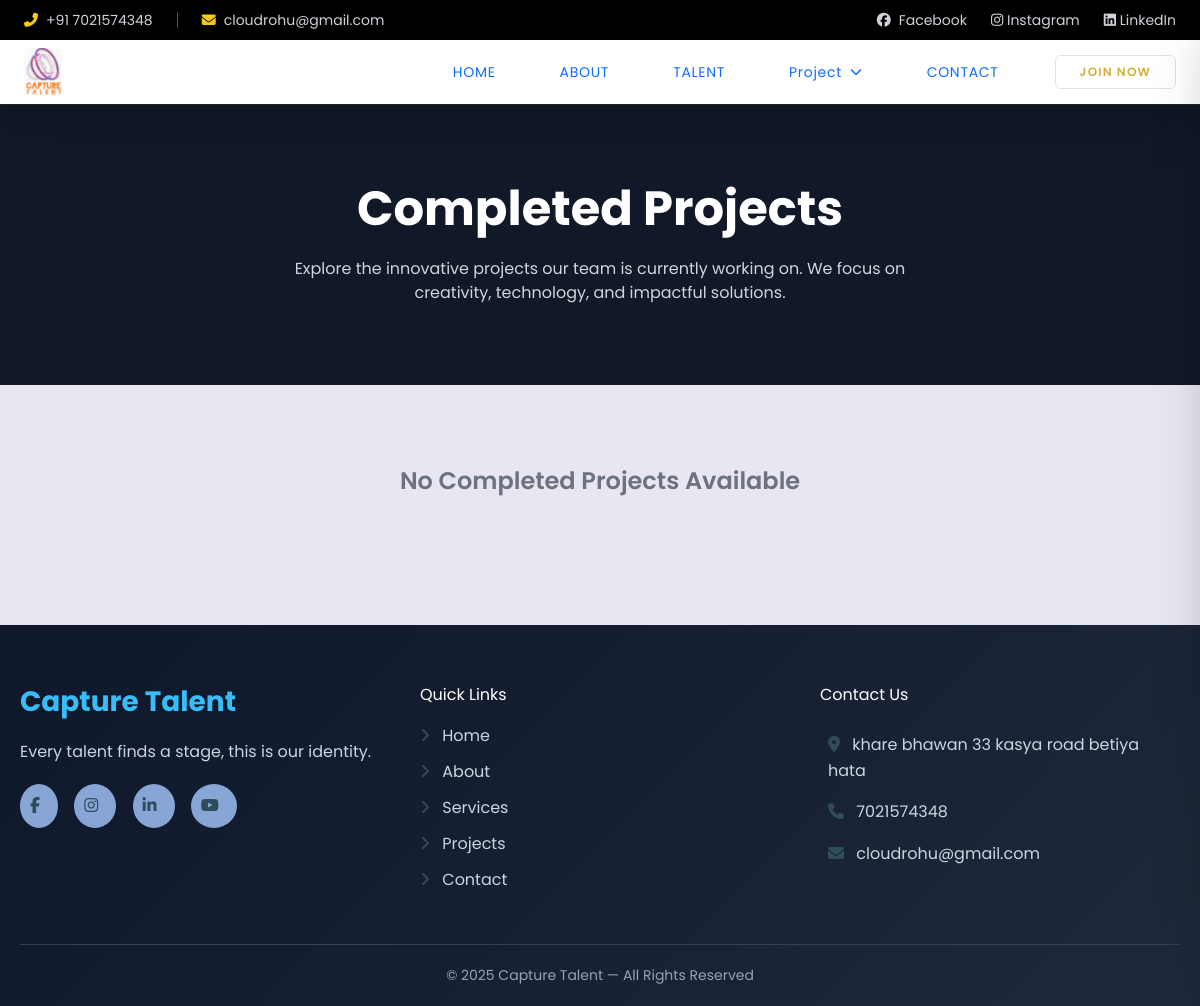
The page /project/complete/ on the database as committed earlier.
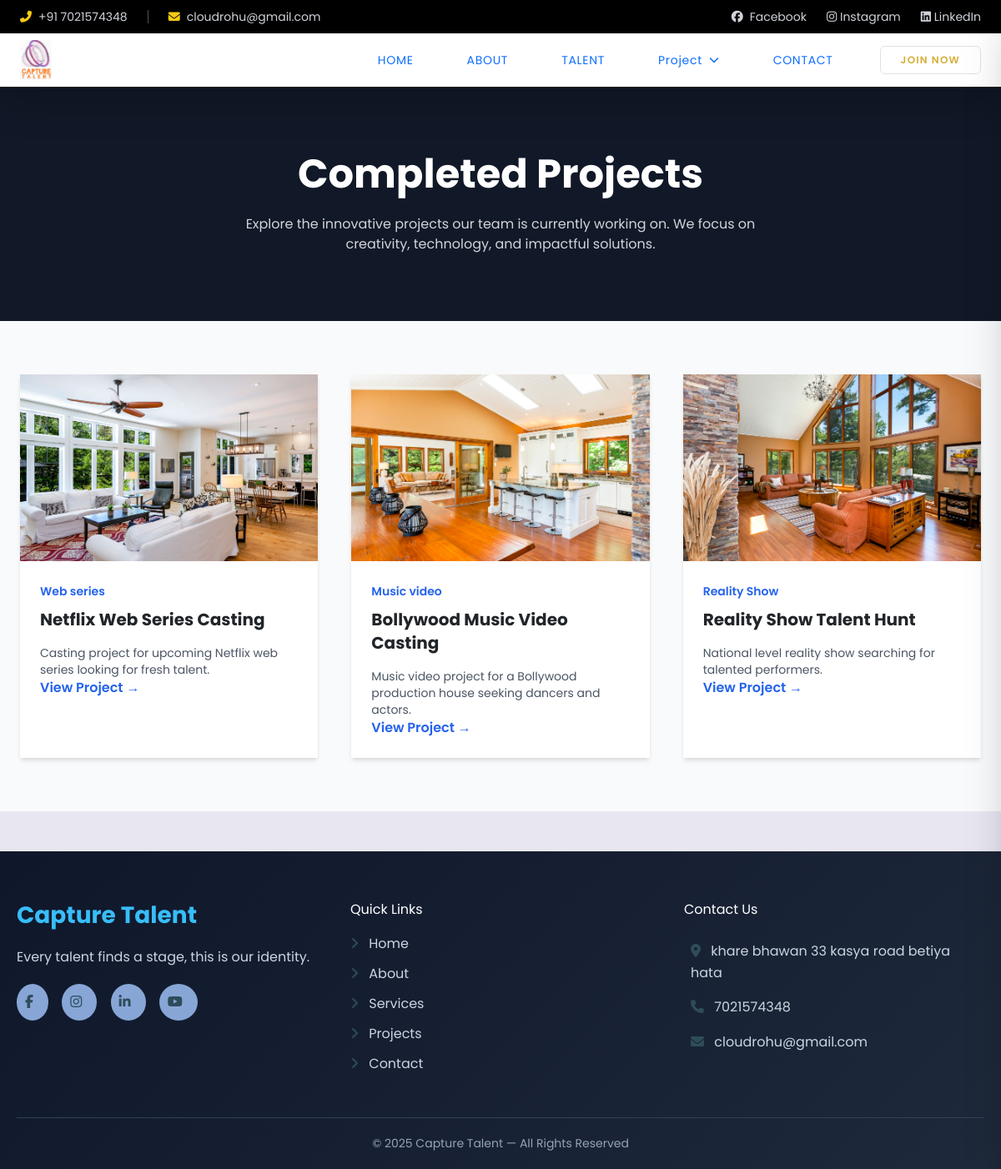
The same page on the database as committed later.
### projects/models.py (models this page shows, shortened)
class OngoingProject(models.Model):
    category = models.ForeignKey(ProjectCategory,on_delete=models.CASCADE,related_name="projects")
    title = models.CharField(max_length=200)
    slug = models.SlugField(unique=True, blank=True)
    description = models.TextField()
    image = models.ImageField(upload_to='projects/')
    created_at = models.DateTimeField(auto_now_add=True)

class ProjectCategory(models.Model):
    name = models.CharField(max_length=100)
    slug = models.SlugField(unique=True, blank=True)

### projects/views.py (the view)
# urls.py: path('complete/', views.complete_projects, name='complete'),
def complete_projects(request):
    site_setting = SiteSetting.objects.order_by('-id').first()
    completeprojects = OngoingProject.objects.select_related('category').all()
    context = {
        'site_setting': site_setting,
        "completeprojects": completeprojects
    }
    return render(request, "projects/complete.html",context)

### home/templates/projects/complete.html (shortened to what this page needs)
{% extends 'base.html' %}
{% load static %}
{% block content %}
<section class="bg-gray-900 text-white py-20 text-center">
    <h1 class="text-4xl md:text-5xl font-bold">
        Completed Projects
    </h1>
    <p class="mt-4 text-gray-300 max-w-2xl mx-auto">
        Explore the innovative projects our team is currently working on.
        We focus on creativity, technology, and impactful solutions.
    </p>
</section>
{% if completeprojects %}
<section class="py-16 bg-gray-50">
    <div class="max-w-7xl mx-auto px-6">
        <div class="grid md:grid-cols-2 lg:grid-cols-3 gap-10">
            {% for project in completeprojects %}
            <div class="bg-white -xl shadow-md overflow-hidden hover:shadow-xl transition">
                <img src="{{ project.image.url }}" class="w-full h-56 object-cover">
                <div class="p-6">
                    <span class="text-sm text-blue-600 font-semibold">
                        {{ project.category.name }}
                    </span>
                    <h3 class="text-xl font-bold mt-2">
                        {{ project.title }}
                    </h3>
                    <p class="text-gray-600 mt-3 text-sm">
                        {{ project.description|truncatewords:18 }}
                    </p>
                    <a href="javascript:void(0)" class="openProject text-blue-600 font-semibold" data-title="{{ project.title }}" data-category="{{ project.category.name }}" data-image="{{ project.image.url }}" data-desc="{{ project.description }}">
                        View Project →
                    </a>
                </div>
            </div>
            {% endfor %}
        </div>
    </div>
</section>
{% else %}
<div class="text-center py-20">
    <h2 class="text-2xl font-semibold text-gray-500">
        No Completed Projects Available
    </h2>
</div>
{% endif %}
{% endblock %}

Rows that differ between the two databases and show on the page:
added OngoingProject: image (picture), category.name "Web series", title "Netflix Web Series Casting", description "Casting project for upcoming Netflix web series looking for fresh talent."
added OngoingProject: image (picture), category.name "Music video", title "Bollywood Music Video Casting", description "Music video project for a Bollywood production house seeking dancers and actors."
added OngoingProject: image (picture), category.name "Reality Show", title "Reality Show Talent Hunt", description "National level reality show searching for talented performers."
Other text that changed with them:
text no longer shown: "No Completed Projects Available"
